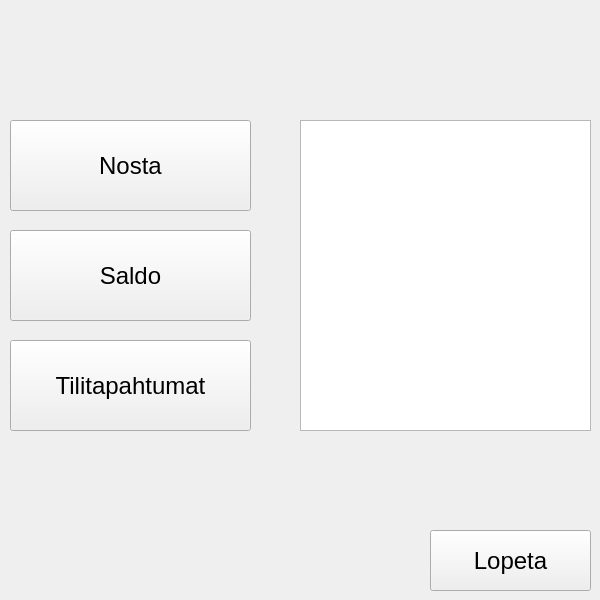
<?xml version="1.0" encoding="UTF-8"?>
<ui version="4.0">
 <class>Valikko</class>
 <widget class="QWidget" name="Valikko">
  <property name="geometry">
   <rect>
    <x>0</x>
    <y>0</y>
    <width>600</width>
    <height>600</height>
   </rect>
  </property>
  <property name="windowTitle">
   <string>Form</string>
  </property>
  <widget class="QPushButton" name="btnNosta">
   <property name="geometry">
    <rect>
     <x>10</x>
     <y>120</y>
     <width>241</width>
     <height>91</height>
    </rect>
   </property>
   <property name="font">
    <font>
     <pointsize>18</pointsize>
    </font>
   </property>
   <property name="text">
    <string>Nosta</string>
   </property>
  </widget>
  <widget class="QPushButton" name="btnSaldo">
   <property name="geometry">
    <rect>
     <x>10</x>
     <y>230</y>
     <width>241</width>
     <height>91</height>
    </rect>
   </property>
   <property name="font">
    <font>
     <pointsize>18</pointsize>
    </font>
   </property>
   <property name="text">
    <string>Saldo</string>
   </property>
  </widget>
  <widget class="QPushButton" name="btnTilitapahtumat">
   <property name="geometry">
    <rect>
     <x>10</x>
     <y>340</y>
     <width>241</width>
     <height>91</height>
    </rect>
   </property>
   <property name="font">
    <font>
     <pointsize>18</pointsize>
    </font>
   </property>
   <property name="text">
    <string>Tilitapahtumat</string>
   </property>
  </widget>
  <widget class="QPushButton" name="btnLopeta">
   <property name="geometry">
    <rect>
     <x>430</x>
     <y>530</y>
     <width>161</width>
     <height>61</height>
    </rect>
   </property>
   <property name="font">
    <font>
     <pointsize>18</pointsize>
    </font>
   </property>
   <property name="text">
    <string>Lopeta</string>
   </property>
  </widget>
  <widget class="QTextEdit" name="textEditTapahtumat">
   <property name="geometry">
    <rect>
     <x>300</x>
     <y>120</y>
     <width>291</width>
     <height>311</height>
    </rect>
   </property>
   <property name="font">
    <font>
     <pointsize>10</pointsize>
    </font>
   </property>
  </widget>
 </widget>
 <resources/>
 <connections/>
</ui>
